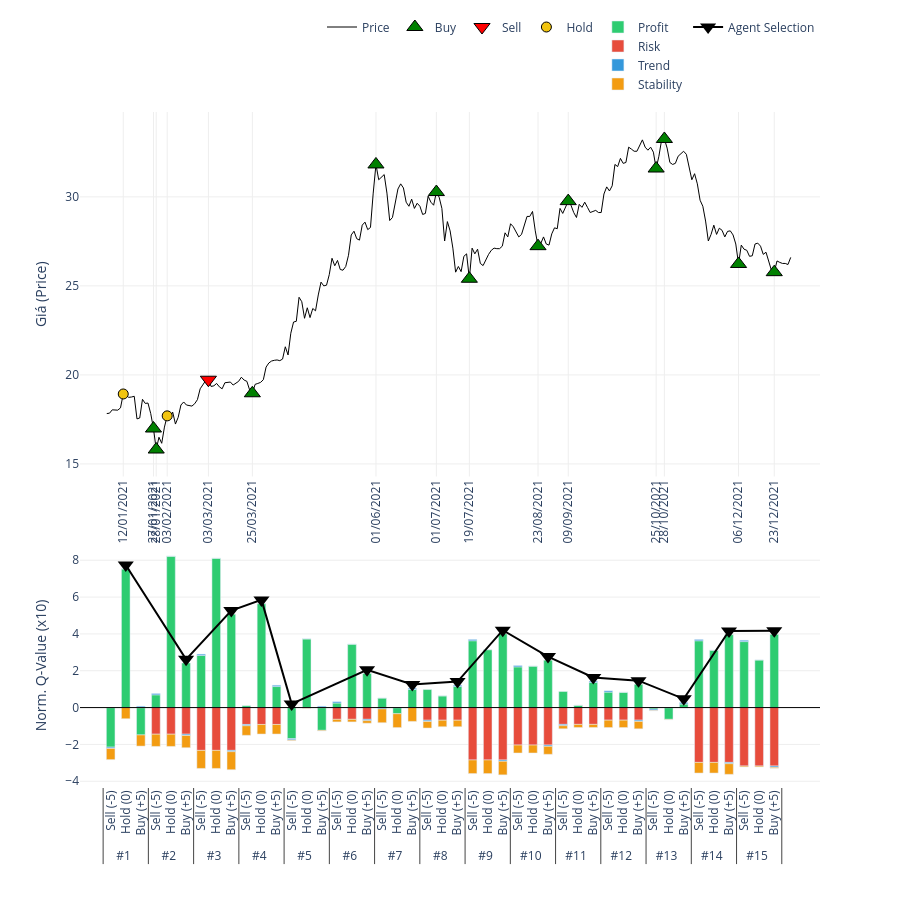

Notebook code cell kept with this figure:
### Code cell
# 2. Gọi hàm vẽ (Truyền đúng tên biến vào)
plot_agent_reasoning_minimalist(
    ticker='HPG',                    # Tên mã cổ phiếu hiển thị trên tiêu đề
    df_price=df_processed_test_HPG,  # Dữ liệu giá
    actions=actions_HPG,             # Hành động thực tế
    q_history=q_values_history_HPG,      # Lịch sử Q-value (Input quan trọng)
    critical_indices=index_list_HPG,     # Danh sách các điểm cần vẽ
    scale=10                       # Thang đo hiển thị (để cột cao khoảng 50 đơn vị cho đẹp)
)

### Figure 1 — Plotly figure (JSON) as saved in the notebook; plotly's stock layout.template omitted (floating-point values rounded to 4 significant figures; data arrays with more than 128 entries replaced by an {"elided": "..."} marker saying what was removed)
{"data": [{"hoverinfo": "x+y", "line": {"color": "black", "width": 1}, "mode": "lines", "name": "Price", "type": "scatter", "x": {"elided": "250 str values"}, "xaxis": "x", "y": {"elided": "250 float values"}, "yaxis": "y"}, {"marker": {"color": "green", "line": {"color": "black", "width": 1}, "size": 14, "symbol": "triangle-up"}, "mode": "markers", "name": "Buy", "type": "scatter", "x": ["27/01/2021", "28/01/2021", "25/03/2021", "01/06/2021", "01/07/2021", "19/07/2021", "23/08/2021", "09/09/2021", "25/10/2021", "28/10/2021", "06/12/2021", "23/12/2021"], "xaxis": "x", "y": [16.99, 15.81, 18.97, 31.82, 30.27, 25.4, 27.23, 29.76, 31.59, 33.25, 26.23, 25.77], "yaxis": "y"}, {"marker": {"color": "red", "line": {"color": "black", "width": 1}, "size": 14, "symbol": "triangle-down"}, "mode": "markers", "name": "Sell", "type": "scatter", "x": ["03/03/2021"], "xaxis": "x", "y": [19.73], "yaxis": "y"}, {"marker": {"color": "#f1c40f", "line": {"color": "black", "width": 1}, "size": 10, "symbol": "circle"}, "mode": "markers", "name": "Hold", "type": "scatter", "x": ["12/01/2021", "03/02/2021"], "xaxis": "x", "y": [18.93, 17.7], "yaxis": "y"}, {"legendgroup": "comp", "marker": {"color": "#2ecc71"}, "name": "Profit", "type": "bar", "x": [["#1", "#1", "#1", "#2", "#2", "#2", "#3", "#3", "#3", "#4", "#4", "#4", "#5", "#5", "#5", "#6", "#6", "#6", "#7", "#7", "#7", "#8", "#8", "#8", "#9", "#9", "#9", "#10", "#10", "#10", "#11", "#11", "#11", "#12", "#12", "#12", "#13", "#13", "#13", "#14", "#14", "#14", "#15", "#15", "#15"], ["Sell (-5)", "Hold (0)", "Buy (+5)", "Sell (-5)", "Hold (0)", "Buy (+5)", "Sell (-5)", "Hold (0)", "Buy (+5)", "Sell (-5)", "Hold (0)", "Buy (+5)", "Sell (-5)", "Hold (0)", "Buy (+5)", "Sell (-5)", "Hold (0)", "Buy (+5)", "Sell (-5)", "Hold (0)", "Buy (+5)", "Sell (-5)", "Hold (0)", "Buy (+5)", "Sell (-5)", "Hold (0)", "Buy (+5)", "Sell (-5)", "Hold (0)", "Buy (+5)", "Sell (-5)", "Hold (0)", "Buy (+5)", "Sell (-5)", "Hold (0)", "Buy (+5)", "Sell (-5)", "Hold (0)", "Buy (+5)", "Sell (-5)", "Hold (0)", "Buy (+5)", "Sell (-5)", "Hold (0)", "Buy (+5)"]], "xaxis": "x2", "y": [-2.15, 7.538, -1.485, 0.6929, 8.222, 2.421, 2.83, 8.109, 5.071, 0.09905, 5.646, 1.141, -1.685, 3.739, -1.236, 0.2477, 3.444, 1.853, 0.5196, -0.3342, 0.9824, 0.9783, 0.6382, 1.143, 3.629, 3.145, 4.003, 2.21, 2.252, 2.571, 0.8712, 0.1273, 1.362, 0.8396, 0.8314, 1.262, -0.08108, -0.6388, 0.2034, 3.628, 3.114, 3.959, 3.583, 2.586, 3.975], "yaxis": "y2"}, {"legendgroup": "comp", "marker": {"color": "#e74c3c"}, "name": "Risk", "type": "bar", "x": [["#1", "#1", "#1", "#2", "#2", "#2", "#3", "#3", "#3", "#4", "#4", "#4", "#5", "#5", "#5", "#6", "#6", "#6", "#7", "#7", "#7", "#8", "#8", "#8", "#9", "#9", "#9", "#10", "#10", "#10", "#11", "#11", "#11", "#12", "#12", "#12", "#13", "#13", "#13", "#14", "#14", "#14", "#15", "#15", "#15"], ["Sell (-5)", "Hold (0)", "Buy (+5)", "Sell (-5)", "Hold (0)", "Buy (+5)", "Sell (-5)", "Hold (0)", "Buy (+5)", "Sell (-5)", "Hold (0)", "Buy (+5)", "Sell (-5)", "Hold (0)", "Buy (+5)", "Sell (-5)", "Hold (0)", "Buy (+5)", "Sell (-5)", "Hold (0)", "Buy (+5)", "Sell (-5)", "Hold (0)", "Buy (+5)", "Sell (-5)", "Hold (0)", "Buy (+5)", "Sell (-5)", "Hold (0)", "Buy (+5)", "Sell (-5)", "Hold (0)", "Buy (+5)", "Sell (-5)", "Hold (0)", "Buy (+5)", "Sell (-5)", "Hold (0)", "Buy (+5)", "Sell (-5)", "Hold (0)", "Buy (+5)", "Sell (-5)", "Hold (0)", "Buy (+5)"]], "xaxis": "x2", "y": [0, 0, 0, -1.445, -1.445, -1.445, -2.324, -2.324, -2.324, -0.9163, -0.9163, -0.9163, 0, 0, 0, -0.6387, -0.6387, -0.6387, 0, 0, 0, -0.6869, -0.6869, -0.6869, -2.845, -2.845, -2.845, -2.034, -2.034, -2.034, -0.9129, -0.9129, -0.9129, -0.6839, -0.6839, -0.6839, 0, 0, 0, -2.977, -2.977, -2.977, -3.172, -3.172, -3.172], "yaxis": "y2"}, {"legendgroup": "comp", "marker": {"color": "#3498db"}, "name": "Trend", "type": "bar", "x": [["#1", "#1", "#1", "#2", "#2", "#2", "#3", "#3", "#3", "#4", "#4", "#4", "#5", "#5", "#5", "#6", "#6", "#6", "#7", "#7", "#7", "#8", "#8", "#8", "#9", "#9", "#9", "#10", "#10", "#10", "#11", "#11", "#11", "#12", "#12", "#12", "#13", "#13", "#13", "#14", "#14", "#14", "#15", "#15", "#15"], ["Sell (-5)", "Hold (0)", "Buy (+5)", "Sell (-5)", "Hold (0)", "Buy (+5)", "Sell (-5)", "Hold (0)", "Buy (+5)", "Sell (-5)", "Hold (0)", "Buy (+5)", "Sell (-5)", "Hold (0)", "Buy (+5)", "Sell (-5)", "Hold (0)", "Buy (+5)", "Sell (-5)", "Hold (0)", "Buy (+5)", "Sell (-5)", "Hold (0)", "Buy (+5)", "Sell (-5)", "Hold (0)", "Buy (+5)", "Sell (-5)", "Hold (0)", "Buy (+5)", "Sell (-5)", "Hold (0)", "Buy (+5)", "Sell (-5)", "Hold (0)", "Buy (+5)", "Sell (-5)", "Hold (0)", "Buy (+5)", "Sell (-5)", "Hold (0)", "Buy (+5)", "Sell (-5)", "Hold (0)", "Buy (+5)"]], "xaxis": "x2", "y": [-0.07051, 0, 0.07051, 0.07051, 0, -0.07051, 0.07051, 0, -0.07051, -0.07051, 0, 0.07051, -0.07051, 0, 0.07051, 0.07051, 0, -0.07051, -0.07051, 0, 0.07051, -0.07051, 0, 0.07051, 0.07051, 0, -0.07051, 0.07051, 0, -0.07051, -0.07051, 0, 0.07051, 0.07051, 0, -0.07051, -0.07051, 0, 0.07051, 0.07051, 0, -0.07051, 0.07051, 0, -0.07051], "yaxis": "y2"}, {"legendgroup": "comp", "marker": {"color": "#f39c12"}, "name": "Stability", "type": "bar", "x": [["#1", "#1", "#1", "#2", "#2", "#2", "#3", "#3", "#3", "#4", "#4", "#4", "#5", "#5", "#5", "#6", "#6", "#6", "#7", "#7", "#7", "#8", "#8", "#8", "#9", "#9", "#9", "#10", "#10", "#10", "#11", "#11", "#11", "#12", "#12", "#12", "#13", "#13", "#13", "#14", "#14", "#14", "#15", "#15", "#15"], ["Sell (-5)", "Hold (0)", "Buy (+5)", "Sell (-5)", "Hold (0)", "Buy (+5)", "Sell (-5)", "Hold (0)", "Buy (+5)", "Sell (-5)", "Hold (0)", "Buy (+5)", "Sell (-5)", "Hold (0)", "Buy (+5)", "Sell (-5)", "Hold (0)", "Buy (+5)", "Sell (-5)", "Hold (0)", "Buy (+5)", "Sell (-5)", "Hold (0)", "Buy (+5)", "Sell (-5)", "Hold (0)", "Buy (+5)", "Sell (-5)", "Hold (0)", "Buy (+5)", "Sell (-5)", "Hold (0)", "Buy (+5)", "Sell (-5)", "Hold (0)", "Buy (+5)", "Sell (-5)", "Hold (0)", "Buy (+5)", "Sell (-5)", "Hold (0)", "Buy (+5)", "Sell (-5)", "Hold (0)", "Buy (+5)"]], "xaxis": "x2", "y": [-0.606, -0.606, -0.606, -0.6644, -0.6644, -0.6644, -0.9794, -0.9794, -0.9794, -0.5205, -0.5205, -0.5205, -0.03583, -0.03583, -0.03583, -0.1398, -0.1398, -0.1398, -0.7515, -0.7515, -0.7515, -0.3534, -0.3534, -0.3534, -0.7367, -0.7367, -0.7367, -0.4317, -0.4317, -0.4317, -0.1678, -0.1678, -0.1678, -0.3991, -0.3991, -0.3991, -0.02124, -0.02124, -0.02124, -0.5775, -0.5775, -0.5775, -0.04908, -0.04908, -0.04908], "yaxis": "y2"}, {"marker": {"color": "black", "size": 14, "symbol": "triangle-down"}, "name": "Agent Selection", "showlegend": true, "type": "scatter", "x": [["#1", "#2", "#3", "#4", "#5", "#6", "#7", "#8", "#9", "#10", "#11", "#12", "#13", "#14", "#15"], ["Hold (0)", "Buy (+5)", "Buy (+5)", "Hold (0)", "Sell (-5)", "Buy (+5)", "Buy (+5)", "Buy (+5)", "Buy (+5)", "Buy (+5)", "Buy (+5)", "Buy (+5)", "Buy (+5)", "Buy (+5)", "Buy (+5)"]], "xaxis": "x2", "y": [7.738, 2.621, 5.271, 5.846, 0.2, 2.053, 1.253, 1.414, 4.203, 2.771, 1.633, 1.462, 0.4739, 4.159, 4.175], "yaxis": "y2"}], "layout": {"bargap": 0.4, "bargroupgap": 0.05, "barmode": "relative", "height": 900, "legend": {"orientation": "h", "x": 1, "xanchor": "right", "y": 1.02, "yanchor": "bottom"}, "plot_bgcolor": "white", "shapes": [{"line": {"color": "black", "dash": "solid", "width": 1}, "type": "line", "x0": 0, "x1": 1, "xref": "x2 domain", "y0": 0, "y1": 0, "yref": "y2"}], "showlegend": true, "xaxis": {"anchor": "y", "domain": [0, 1], "gridcolor": "#eee", "rangeslider": {"visible": false}, "showgrid": true, "tickangle": -90, "tickmode": "array", "ticktext": ["12/01/2021", "27/01/2021", "28/01/2021", "03/02/2021", "03/03/2021", "25/03/2021", "01/06/2021", "01/07/2021", "19/07/2021", "23/08/2021", "09/09/2021", "25/10/2021", "28/10/2021", "06/12/2021", "23/12/2021"], "tickvals": ["12/01/2021", "27/01/2021", "28/01/2021", "03/02/2021", "03/03/2021", "25/03/2021", "01/06/2021", "01/07/2021", "19/07/2021", "23/08/2021", "09/09/2021", "25/10/2021", "28/10/2021", "06/12/2021", "23/12/2021"]}, "xaxis2": {"anchor": "y2", "domain": [0, 1], "showticklabels": true, "tickangle": -90, "title": {"text": ""}, "type": "multicategory"}, "yaxis": {"anchor": "x", "domain": [0.46, 1], "gridcolor": "#eee", "showgrid": true, "title": {"text": "Giá (Price)"}}, "yaxis2": {"anchor": "x2", "domain": [0, 0.36], "gridcolor": "#eee", "showgrid": true, "title": {"text": "Norm. Q-Value (x10)"}}}}
